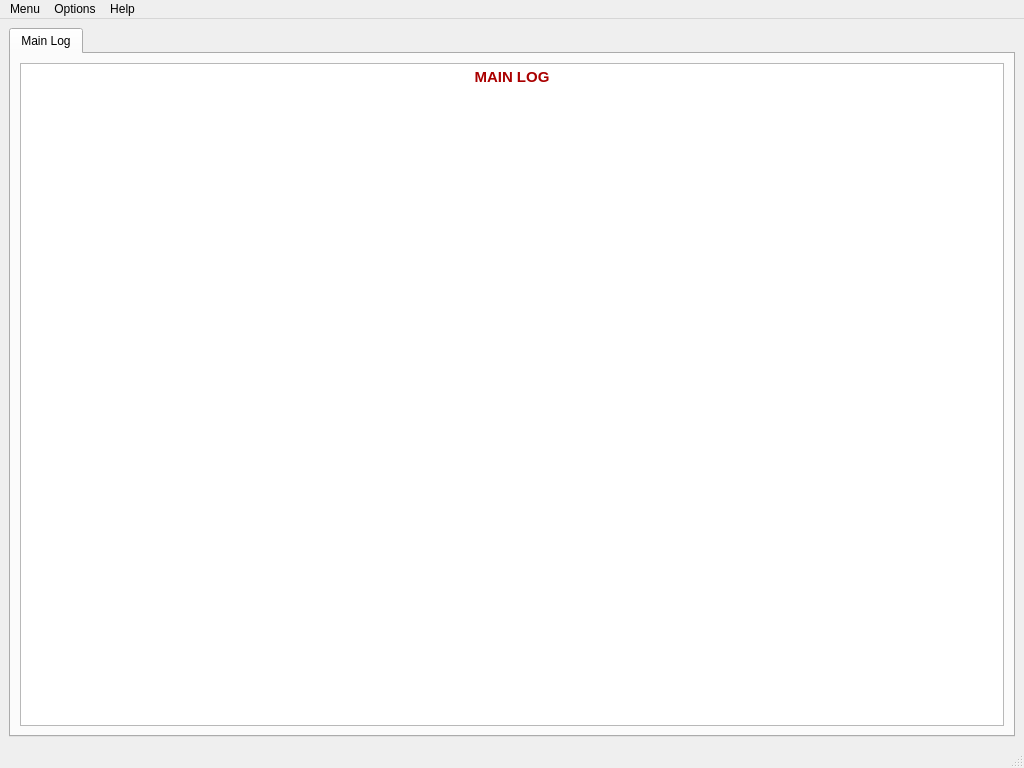
<?xml version="1.0" encoding="UTF-8"?>
<ui version="4.0">
 <class>MainWindow</class>
 <widget class="QMainWindow" name="MainWindow">
  <property name="geometry">
   <rect>
    <x>0</x>
    <y>0</y>
    <width>1024</width>
    <height>768</height>
   </rect>
  </property>
  <property name="windowTitle">
   <string>MainWindow</string>
  </property>
  <widget class="QWidget" name="centralwidget">
   <layout class="QGridLayout" name="gridLayout">
    <item row="0" column="0">
     <widget class="QTabWidget" name="tabWidget">
      <property name="sizePolicy">
       <sizepolicy hsizetype="Ignored" vsizetype="Expanding">
        <horstretch>0</horstretch>
        <verstretch>0</verstretch>
       </sizepolicy>
      </property>
      <property name="focusPolicy">
       <enum>Qt::NoFocus</enum>
      </property>
      <property name="currentIndex">
       <number>0</number>
      </property>
      <widget class="QWidget" name="tabMainLog">
       <attribute name="title">
        <string>Main Log</string>
       </attribute>
       <layout class="QGridLayout" name="gridLayout_2">
        <item row="0" column="0">
         <widget class="QTextEdit" name="textEditLog">
          <property name="readOnly">
           <bool>true</bool>
          </property>
          <property name="html">
           <string>&lt;!DOCTYPE HTML PUBLIC &quot;-//W3C//DTD HTML 4.0//EN&quot; &quot;http://www.w3.org/TR/REC-html40/strict.dtd&quot;&gt;
&lt;html&gt;&lt;head&gt;&lt;meta name=&quot;qrichtext&quot; content=&quot;1&quot; /&gt;&lt;style type=&quot;text/css&quot;&gt;
p, li { white-space: pre-wrap; }
&lt;/style&gt;&lt;/head&gt;&lt;body style=&quot; font-family:'Sans Serif'; font-size:9pt; font-weight:400; font-style:normal;&quot;&gt;
&lt;table border=&quot;0&quot; style=&quot;-qt-table-type: root; margin-top:4px; margin-bottom:4px; margin-left:4px; margin-right:4px;&quot;&gt;
&lt;tr&gt;
&lt;td style=&quot;border: none;&quot;&gt;
&lt;p align=&quot;center&quot; style=&quot; margin-top:0px; margin-bottom:0px; margin-left:0px; margin-right:0px; -qt-block-indent:0; text-indent:0px;&quot;&gt;&lt;span style=&quot; font-family:'Ubuntu'; font-size:11pt; font-weight:600; color:#aa0000;&quot;&gt;MAIN LOG&lt;/span&gt;&lt;/p&gt;
&lt;p align=&quot;center&quot; style=&quot;-qt-paragraph-type:empty; margin-top:0px; margin-bottom:0px; margin-left:0px; margin-right:0px; -qt-block-indent:0; text-indent:0px; font-family:'Ubuntu'; font-size:11pt; font-weight:600; color:#aa0000;&quot;&gt;&lt;/p&gt;&lt;/td&gt;&lt;/tr&gt;&lt;/table&gt;&lt;/body&gt;&lt;/html&gt;</string>
          </property>
          <property name="textInteractionFlags">
           <set>Qt::TextBrowserInteraction</set>
          </property>
         </widget>
        </item>
       </layout>
      </widget>
     </widget>
    </item>
   </layout>
  </widget>
  <widget class="QMenuBar" name="menubar">
   <property name="geometry">
    <rect>
     <x>0</x>
     <y>0</y>
     <width>1024</width>
     <height>23</height>
    </rect>
   </property>
   <widget class="QMenu" name="menuMenu">
    <property name="title">
     <string>Menu</string>
    </property>
    <addaction name="actionAirmon_ng"/>
    <addaction name="actionCheck_Updates"/>
    <addaction name="actionExit"/>
   </widget>
   <widget class="QMenu" name="menuOptions">
    <property name="title">
     <string>Options</string>
    </property>
    <addaction name="actionOpen_Log"/>
    <addaction name="actionMAC_Changer"/>
    <addaction name="actionGeneral_options"/>
   </widget>
   <widget class="QMenu" name="menuHelp">
    <property name="title">
     <string>Help</string>
    </property>
    <addaction name="actionAbout_QT"/>
    <addaction name="actionAbout_this_Program"/>
    <addaction name="actionAbout_Aircrack_ng"/>
   </widget>
   <addaction name="menuMenu"/>
   <addaction name="menuOptions"/>
   <addaction name="menuHelp"/>
  </widget>
  <widget class="QStatusBar" name="statusBar"/>
  <action name="actionAirmon_ng">
   <property name="icon">
    <iconset>
     <normalon>:/icons/icons/agt_softwareD.png</normalon>
    </iconset>
   </property>
   <property name="text">
    <string>airmon-ng</string>
   </property>
  </action>
  <action name="actionExit">
   <property name="icon">
    <iconset>
     <normalon>:/icons/icons/exit.png</normalon>
    </iconset>
   </property>
   <property name="text">
    <string>exit</string>
   </property>
  </action>
  <action name="actionMAC_Changer">
   <property name="icon">
    <iconset>
     <normalon>:/icons/icons/Settings.png</normalon>
    </iconset>
   </property>
   <property name="text">
    <string>MAC_Changer</string>
   </property>
  </action>
  <action name="actionAbout_QT">
   <property name="icon">
    <iconset>
     <normalon>:/icons/icons/Nokia-QtCreator-64.png</normalon>
    </iconset>
   </property>
   <property name="text">
    <string>About_QT</string>
   </property>
  </action>
  <action name="actionAbout_this_Program">
   <property name="icon">
    <iconset>
     <normalon>:/icons/icons/documentinfo.png</normalon>
    </iconset>
   </property>
   <property name="text">
    <string>About_this_Program</string>
   </property>
  </action>
  <action name="actionAbout_Aircrack_ng">
   <property name="icon">
    <iconset>
     <normalon>:/icons/icons/documentinfo.png</normalon>
    </iconset>
   </property>
   <property name="text">
    <string>About_Aircrack_ng</string>
   </property>
  </action>
  <action name="actionGeneral_options">
   <property name="icon">
    <iconset>
     <normalon>:/icons/icons/Settings.png</normalon>
    </iconset>
   </property>
   <property name="text">
    <string>General_options</string>
   </property>
  </action>
  <action name="actionCheck_Updates">
   <property name="icon">
    <iconset>
     <normalon>:/icons/icons/Update.png</normalon>
    </iconset>
   </property>
   <property name="text">
    <string>Check Updates</string>
   </property>
  </action>
  <action name="actionOpen_Log">
   <property name="icon">
    <iconset>
     <normalon>:/icons/icons/Clipboard.png</normalon>
    </iconset>
   </property>
   <property name="text">
    <string>Open Log (tail -f log)</string>
   </property>
  </action>
 </widget>
 <resources/>
 <connections>
  <connection>
   <sender>actionExit</sender>
   <signal>triggered()</signal>
   <receiver>MainWindow</receiver>
   <slot>close()</slot>
   <hints>
    <hint type="sourcelabel">
     <x>-1</x>
     <y>-1</y>
    </hint>
    <hint type="destinationlabel">
     <x>344</x>
     <y>250</y>
    </hint>
   </hints>
  </connection>
 </connections>
</ui>
